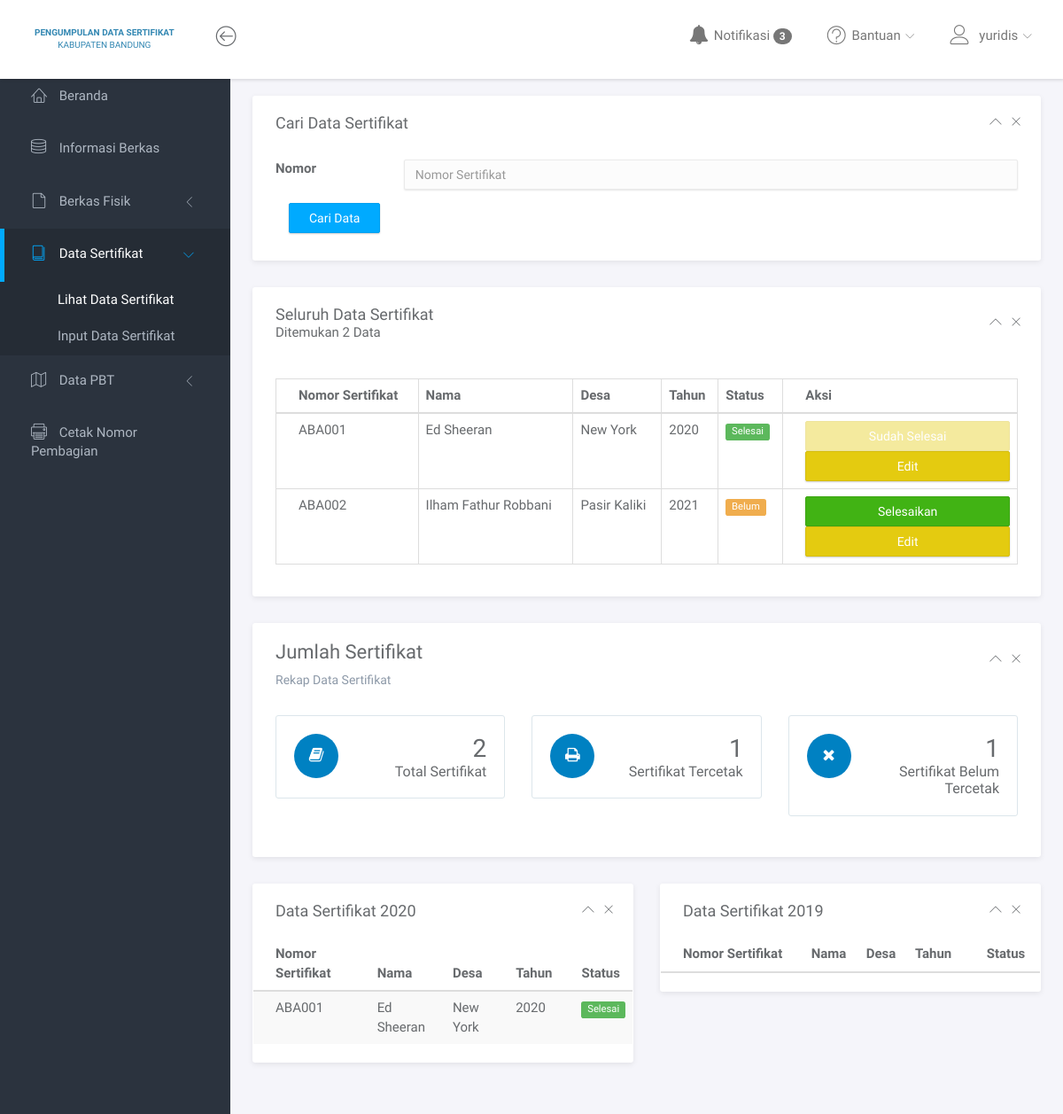
The app's page /user/data_sertifikat.php (signed in), older data.
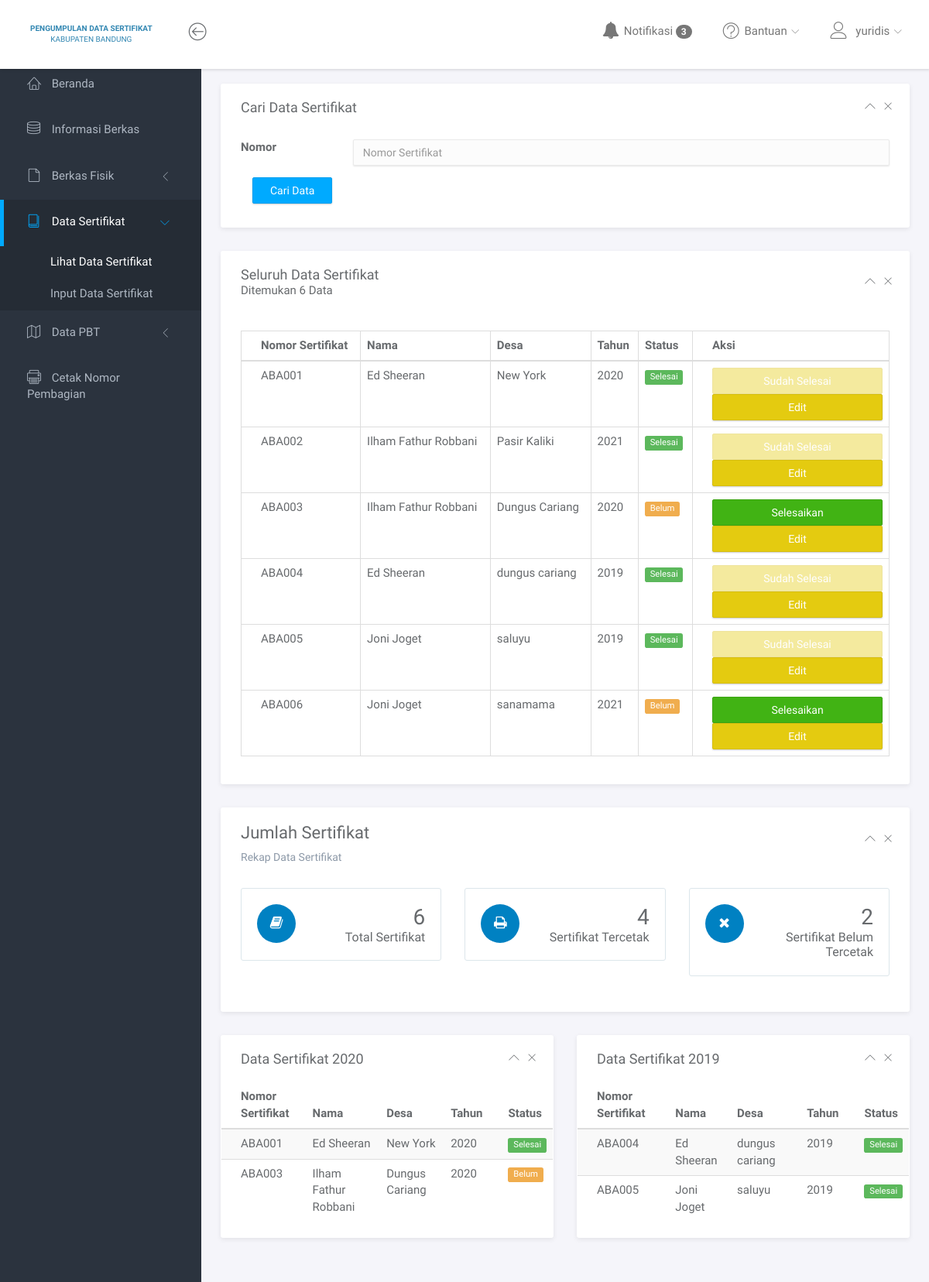
The same page, newer data.
### tables this page shows
CREATE TABLE `data_sertifikat` (
  `no_sertifikat` varchar(6) NOT NULL,
  `desa` varchar(50) NOT NULL,
  `tahun` int(10) NOT NULL,
  `nama` varchar(50) DEFAULT NULL,
  `status` varchar(10) NOT NULL
);

### user/data_sertifikat.php (the view, shortened to what the changed rows need)
<?php
include '../core/conn.php';
$datacetak = mysqli_query($connection, "SELECT * FROM data_sertifikat WHERE status='Selesai'");
$databelum = mysqli_query($connection, "SELECT * FROM data_sertifikat WHERE status='Belum'");
$datasemua = mysqli_query($connection, "SELECT * FROM data_sertifikat");
$data20 = mysqli_query($connection, "SELECT * FROM data_sertifikat WHERE tahun='2020'");
$data19 = mysqli_query($connection, "SELECT * FROM data_sertifikat WHERE tahun='2019'");
$jumlahcetak = mysqli_num_rows($datacetak);
$jumlahbelum = mysqli_num_rows($databelum);
$jumlahsemua = mysqli_num_rows($datasemua);
if(isset($_GET['submit'])){
	$no_sertifikat = $_GET['no_sertifikat'];
	$query = mysqli_query($connection, "SELECT * FROM data_sertifikat WHERE no_sertifikat='$no_sertifikat'");
	$ambiljumlah = mysqli_num_rows($query);
	$judul = "Hasil Pencarian";
	$subjudul = "Ditemukan $ambiljumlah Data";
}else{
	$query = mysqli_query($connection, "SELECT * FROM data_sertifikat");
	$judul = "Seluruh Data Sertifikat";
	$ambiljumlah = mysqli_num_rows($query);
	$subjudul = "Ditemukan $ambiljumlah Data";
}
?>
<!DOCTYPE html>
<html lang="en">
<head>
	<link rel="stylesheet" href="assets/vendor/bootstrap/css/bootstrap.min.css">
	<link rel="stylesheet" href="assets/vendor/font-awesome/css/font-awesome.min.css">
	<link rel="stylesheet" href="assets/vendor/linearicons/style.css">
	<link rel="stylesheet" href="assets/vendor/chartist/css/chartist-custom.css">
	<link rel="stylesheet" href="assets/css/main.css">
	<link rel="stylesheet" href="assets/css/demo.css">
</head>
<body>
	<div id="wrapper">
		<div class="main">
			<div class="main-content">
				<div class="container-fluid">
					<div class="panel">
						<div class="panel-heading">
							<h3 class="panel-title"><?=$judul;?></h3>
							<p class="panel-subtitle"><?=$subjudul;?></p>
							<div class="right">
								<button type="button" class="btn-toggle-collapse"><i class="lnr lnr-chevron-up"></i></button>
								<button type="button" class="btn-remove"><i class="lnr lnr-cross"></i></button>
							</div>
						</div>
							<div class="panel-body">
								<table class="table table-bordered">
									<thead>
										<tr class="">
											<th>Nomor Sertifikat</th>
											<th>Nama</th>
											<th>Desa</th>
											<th>Tahun</th>
											<th>Status</th>
											<th>Aksi</th>
										</tr>
									</thead>
									<tbody>
										<?php
										while ($d = mysqli_fetch_array($query)) {
											if ($d['status']=="Selesai") {
												$label = "label-success";
												$value = "Sudah Selesai";
												$button = "btn-warning disabled";
												$onclick = "";
												$link = "#";
											}else{
												$label = "label-warning";
												$value = "Selesaikan";
												$button = "btn-success";
												$onclick = "return confirm('Konfirmasi Untuk Menyelesaikan Status?')";
												$link = "controller/updateserti.php?no_sertifikat=".$d['no_sertifikat'];
											}
											$link_edit = "update_sertifikat.php?no_sertifikat=".$d['no_sertifikat'];
										?>
										<tr>
											<td><?=$d['no_sertifikat'];?></td>
											<td><?=$d['nama'];?></td>
											<td><?=$d['desa'];?></td>
											<td><?=$d['tahun'];?></td>
											<td><span class="label <?=$label;?>"><?=$d['status'];?></span></td>
											<td class="text-center">
												<a href="<?=$link;?>">
												<button onclick="<?=$onclick;?>" type="button" class="form-control btn <?=$button;?>" value=""><?=$value;?></button>
											</a>
											<a href="<?=$link_edit;?>">
												<button type="button" class="form-control btn btn-warning" value="">Edit</button>
											</a>
											</td>
										</tr>
										<?php
									}
										?>
									</tbody>
								</table>
							</div>
						</div>
					<div class="panel panel-headline">
						<div class="panel-body">
							<div class="row">
								<div class="col-md-4">
									<div class="metric">
										<p>
											<span class="number"><?=$jumlahsemua;?></span>
											<span class="title">Total Sertifikat</span>
										</p>
									</div>
								</div>
								<div class="col-md-4">
									<div class="metric">
										<p>
											<span class="number"><?=$jumlahcetak;?></span>
											<span class="title">Sertifikat Tercetak</span>
										</p>
									</div>
								</div>
								<div class="col-md-4">
									<div class="metric">
										<p>
											<span class="number"><?=$jumlahbelum;?></span>
											<span class="title">Sertifikat Belum Tercetak</span>
										</p>
									</div>
								</div>
							</div>
						</div>
					</div>
					<div class="row">
						<div class="col-md-6">
							<div class="panel">
								<div class="panel-body no-padding">
									<table class="table table-striped">
										<thead>
											<tr>
												<th>Nomor Sertifikat</th>
												<th>Nama</th>
												<th>Desa</th>
												<th>Tahun</th>
												<th>Status</th>
											</tr>
										</thead>
										<tbody>
											<?php
												while ($d = mysqli_fetch_array($data20)) {
													if ($d['status']=="Selesai") {
														$label = "label-success";
													}else{
														$label = "label-warning";
													}
											?>
											<tr>
												<td><?=$d['no_sertifikat'];?></td>
												<td><?=$d['nama'];?></td>
												<td><?=$d['desa'];?></td>
												<td><?=$d['tahun'];?></td>
												<td><span class="label <?=$label;?>"><?=$d['status'];?></span></td>
											</tr>
											<?php
										}
											?>
										</tbody>
									</table>
								</div>
							</div>
						</div>
						<div class="col-md-6">
							<div class="panel">
								<div class="panel-body no-padding">
									<table class="table table-striped">
										<thead>
											<tr>
												<th>Nomor Sertifikat</th>
												<th>Nama</th>
												<th>Desa</th>
												<th>Tahun</th>
												<th>Status</th>
											</tr>
										</thead>
										<tbody>
											<?php
												while ($d = mysqli_fetch_array($data19)) {
													if ($d['status']=="Selesai") {
														$label = "label-success";
													}else{
														$label = "label-warning";
													}
											?>
											<tr>
												<td><?=$d['no_sertifikat'];?></td>
												<td><?=$d['nama'];?></td>
												<td><?=$d['desa'];?></td>
												<td><?=$d['tahun'];?></td>
												<td><span class="label <?=$label;?>"><?=$d['status'];?></span></td>
											</tr>
											<?php
										}
											?>
										</tbody>
									</table>
								</div>
							</div>
						</div>
					</div>
				</div>
				</div>
			</div>
	</div>
</body>
</html>

Row changes from the older to the newer data that the page shows:
changed data_sertifikat "ABA002": status "Belum" → "Selesai"; status "Selesaikan" → "Sudah Selesai"
added data_sertifikat: no_sertifikat "ABA003", nama "Ilham Fathur Robbani", desa "Dungus Cariang", tahun "2020", status "Belum", status "Selesaikan"
added data_sertifikat: no_sertifikat "ABA004", nama "Ed Sheeran", desa "dungus cariang", tahun "2019", status "Selesai", status "Sudah Selesai"
added data_sertifikat: no_sertifikat "ABA005", nama "Joni Joget", desa "saluyu", tahun "2019", status "Selesai", status "Sudah Selesai"
added data_sertifikat: no_sertifikat "ABA006", nama "Joni Joget", desa "sanamama", tahun "2021", status "Belum", status "Selesaikan", shown under "Seluruh Data Sertifikat"
Text that changed along with them:
$subjudul: "Ditemukan 2 Data" → "Ditemukan 6 Data"
$jumlahsemua: "2" → "6"
$jumlahcetak: "1" → "4"
$jumlahbelum: "1" → "2"
